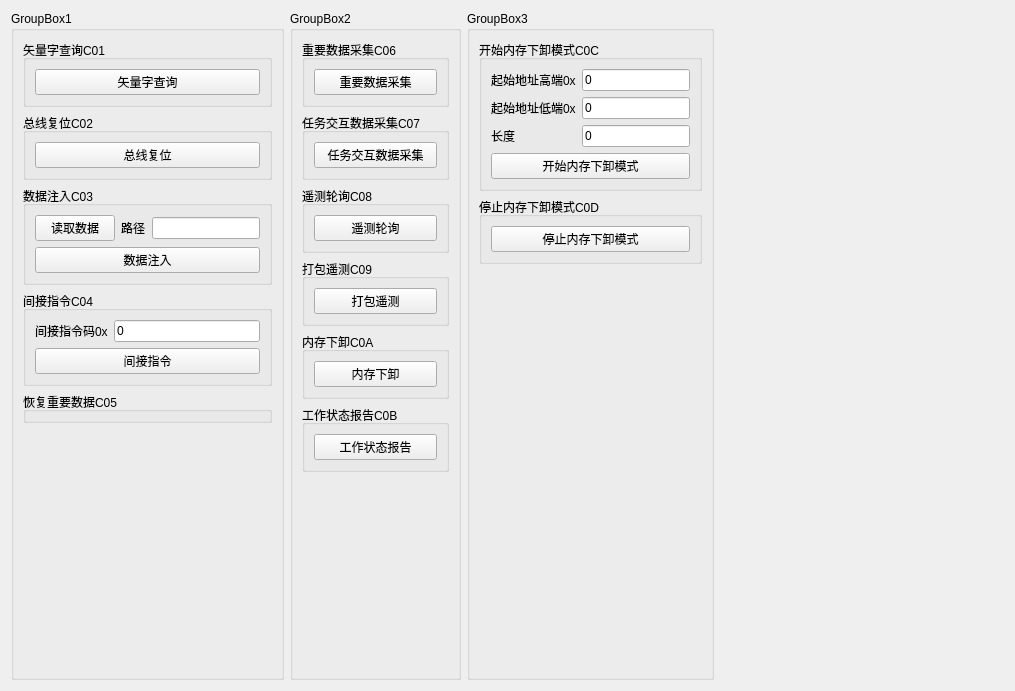
<?xml version="1.0" encoding="UTF-8"?>
<ui version="4.0">
 <class>sub1553_tccontrol_L</class>
 <widget class="QWidget" name="sub1553_tccontrol_L">
  <property name="geometry">
   <rect>
    <x>0</x>
    <y>0</y>
    <width>1015</width>
    <height>691</height>
   </rect>
  </property>
  <property name="windowTitle">
   <string>Form</string>
  </property>
  <layout class="QGridLayout" name="gridLayout">
   <item row="0" column="0">
    <widget class="QGroupBox" name="groupBox_6">
     <property name="title">
      <string>GroupBox1</string>
     </property>
     <layout class="QVBoxLayout" name="verticalLayout_4">
      <item>
       <widget class="QGroupBox" name="groupBox_2">
        <property name="title">
         <string>矢量字查询C01</string>
        </property>
        <layout class="QVBoxLayout" name="verticalLayout_2">
         <item>
          <widget class="QPushButton" name="pB_Vectorword">
           <property name="text">
            <string>矢量字查询</string>
           </property>
          </widget>
         </item>
        </layout>
       </widget>
      </item>
      <item>
       <widget class="QGroupBox" name="groupBox_3">
        <property name="title">
         <string>总线复位C02</string>
        </property>
        <layout class="QVBoxLayout" name="verticalLayout_3">
         <item>
          <widget class="QPushButton" name="pB_busrepos">
           <property name="text">
            <string>总线复位</string>
           </property>
          </widget>
         </item>
        </layout>
       </widget>
      </item>
      <item>
       <widget class="QGroupBox" name="groupBox_4">
        <property name="title">
         <string>数据注入C03</string>
        </property>
        <layout class="QVBoxLayout" name="verticalLayout_15">
         <item>
          <layout class="QHBoxLayout" name="horizontalLayout">
           <item>
            <widget class="QPushButton" name="pB_C03ReadFile">
             <property name="text">
              <string>读取数据</string>
             </property>
            </widget>
           </item>
           <item>
            <widget class="QLabel" name="label_5">
             <property name="text">
              <string>路径</string>
             </property>
            </widget>
           </item>
           <item>
            <widget class="QLineEdit" name="lineEdit_C03Filepath">
             <property name="sizePolicy">
              <sizepolicy hsizetype="Preferred" vsizetype="Fixed">
               <horstretch>0</horstretch>
               <verstretch>0</verstretch>
              </sizepolicy>
             </property>
            </widget>
           </item>
          </layout>
         </item>
         <item>
          <widget class="QPushButton" name="pushButton_C03">
           <property name="text">
            <string>数据注入</string>
           </property>
          </widget>
         </item>
        </layout>
       </widget>
      </item>
      <item>
       <widget class="QGroupBox" name="groupBox">
        <property name="title">
         <string>间接指令C04</string>
        </property>
        <layout class="QVBoxLayout" name="verticalLayout">
         <item>
          <layout class="QFormLayout" name="formLayout">
           <item row="0" column="0">
            <widget class="QLabel" name="label">
             <property name="text">
              <string>间接指令码0x</string>
             </property>
            </widget>
           </item>
           <item row="0" column="1">
            <widget class="QLineEdit" name="lineEdit_indirect">
             <property name="sizePolicy">
              <sizepolicy hsizetype="Preferred" vsizetype="Fixed">
               <horstretch>0</horstretch>
               <verstretch>0</verstretch>
              </sizepolicy>
             </property>
             <property name="text">
              <string>0</string>
             </property>
            </widget>
           </item>
          </layout>
         </item>
         <item>
          <widget class="QPushButton" name="pB_indirect_order">
           <property name="text">
            <string>间接指令</string>
           </property>
          </widget>
         </item>
        </layout>
       </widget>
      </item>
      <item>
       <widget class="QGroupBox" name="groupBox_5">
        <property name="title">
         <string>恢复重要数据C05</string>
        </property>
       </widget>
      </item>
      <item>
       <spacer name="verticalSpacer">
        <property name="orientation">
         <enum>Qt::Vertical</enum>
        </property>
        <property name="sizeHint" stdset="0">
         <size>
          <width>20</width>
          <height>40</height>
         </size>
        </property>
       </spacer>
      </item>
     </layout>
    </widget>
   </item>
   <item row="0" column="2">
    <widget class="QGroupBox" name="groupBox_16">
     <property name="title">
      <string>GroupBox3</string>
     </property>
     <layout class="QVBoxLayout" name="verticalLayout_14">
      <item>
       <widget class="QGroupBox" name="groupBox_13">
        <property name="title">
         <string>开始内存下卸模式C0C</string>
        </property>
        <layout class="QVBoxLayout" name="verticalLayout_11">
         <item>
          <layout class="QFormLayout" name="formLayout_2">
           <item row="0" column="0">
            <widget class="QLabel" name="label_2">
             <property name="text">
              <string>起始地址高端0x</string>
             </property>
            </widget>
           </item>
           <item row="0" column="1">
            <widget class="QLineEdit" name="lineEdit_addr_up">
             <property name="sizePolicy">
              <sizepolicy hsizetype="Preferred" vsizetype="Fixed">
               <horstretch>0</horstretch>
               <verstretch>0</verstretch>
              </sizepolicy>
             </property>
             <property name="text">
              <string>0</string>
             </property>
            </widget>
           </item>
           <item row="1" column="0">
            <widget class="QLabel" name="label_3">
             <property name="text">
              <string>起始地址低端0x</string>
             </property>
            </widget>
           </item>
           <item row="1" column="1">
            <widget class="QLineEdit" name="lineEdit_addr_down">
             <property name="sizePolicy">
              <sizepolicy hsizetype="Preferred" vsizetype="Fixed">
               <horstretch>0</horstretch>
               <verstretch>0</verstretch>
              </sizepolicy>
             </property>
             <property name="text">
              <string>0</string>
             </property>
            </widget>
           </item>
           <item row="2" column="1">
            <widget class="QLineEdit" name="lineEdit_0C_len">
             <property name="sizePolicy">
              <sizepolicy hsizetype="Preferred" vsizetype="Fixed">
               <horstretch>0</horstretch>
               <verstretch>0</verstretch>
              </sizepolicy>
             </property>
             <property name="text">
              <string>0</string>
             </property>
            </widget>
           </item>
           <item row="2" column="0">
            <widget class="QLabel" name="label_4">
             <property name="text">
              <string>长度</string>
             </property>
            </widget>
           </item>
          </layout>
         </item>
         <item>
          <widget class="QPushButton" name="pB_startMemory">
           <property name="text">
            <string>开始内存下卸模式</string>
           </property>
          </widget>
         </item>
        </layout>
       </widget>
      </item>
      <item>
       <widget class="QGroupBox" name="groupBox_14">
        <property name="title">
         <string>停止内存下卸模式C0D</string>
        </property>
        <layout class="QVBoxLayout" name="verticalLayout_12">
         <item>
          <widget class="QPushButton" name="pB_stopMemory">
           <property name="text">
            <string>停止内存下卸模式</string>
           </property>
          </widget>
         </item>
        </layout>
       </widget>
      </item>
      <item>
       <spacer name="verticalSpacer_3">
        <property name="orientation">
         <enum>Qt::Vertical</enum>
        </property>
        <property name="sizeHint" stdset="0">
         <size>
          <width>20</width>
          <height>40</height>
         </size>
        </property>
       </spacer>
      </item>
     </layout>
    </widget>
   </item>
   <item row="0" column="1">
    <widget class="QGroupBox" name="groupBox_15">
     <property name="title">
      <string>GroupBox2</string>
     </property>
     <layout class="QVBoxLayout" name="verticalLayout_13">
      <item>
       <widget class="QGroupBox" name="groupBox_7">
        <property name="title">
         <string>重要数据采集C06</string>
        </property>
        <layout class="QVBoxLayout" name="verticalLayout_5">
         <item>
          <widget class="QPushButton" name="pB_importdata">
           <property name="text">
            <string>重要数据采集</string>
           </property>
          </widget>
         </item>
        </layout>
       </widget>
      </item>
      <item>
       <widget class="QGroupBox" name="groupBox_8">
        <property name="title">
         <string>任务交互数据采集C07</string>
        </property>
        <layout class="QVBoxLayout" name="verticalLayout_6">
         <item>
          <widget class="QPushButton" name="pB_taskdata">
           <property name="text">
            <string>任务交互数据采集</string>
           </property>
          </widget>
         </item>
        </layout>
       </widget>
      </item>
      <item>
       <widget class="QGroupBox" name="groupBox_9">
        <property name="title">
         <string>遥测轮询C08</string>
        </property>
        <layout class="QVBoxLayout" name="verticalLayout_7">
         <item>
          <widget class="QPushButton" name="pB_ycpolling">
           <property name="text">
            <string>遥测轮询</string>
           </property>
          </widget>
         </item>
        </layout>
       </widget>
      </item>
      <item>
       <widget class="QGroupBox" name="groupBox_10">
        <property name="title">
         <string>打包遥测C09</string>
        </property>
        <layout class="QVBoxLayout" name="verticalLayout_8">
         <item>
          <widget class="QPushButton" name="pB_packyc">
           <property name="text">
            <string>打包遥测</string>
           </property>
          </widget>
         </item>
        </layout>
       </widget>
      </item>
      <item>
       <widget class="QGroupBox" name="groupBox_11">
        <property name="title">
         <string>内存下卸C0A</string>
        </property>
        <layout class="QVBoxLayout" name="verticalLayout_9">
         <item>
          <widget class="QPushButton" name="pB_memorydown">
           <property name="text">
            <string>内存下卸</string>
           </property>
          </widget>
         </item>
        </layout>
       </widget>
      </item>
      <item>
       <widget class="QGroupBox" name="groupBox_12">
        <property name="title">
         <string>工作状态报告C0B</string>
        </property>
        <layout class="QVBoxLayout" name="verticalLayout_10">
         <item>
          <widget class="QPushButton" name="pB_workstatus">
           <property name="text">
            <string>工作状态报告</string>
           </property>
          </widget>
         </item>
        </layout>
       </widget>
      </item>
      <item>
       <spacer name="verticalSpacer_2">
        <property name="orientation">
         <enum>Qt::Vertical</enum>
        </property>
        <property name="sizeHint" stdset="0">
         <size>
          <width>20</width>
          <height>40</height>
         </size>
        </property>
       </spacer>
      </item>
     </layout>
    </widget>
   </item>
   <item row="0" column="3">
    <spacer name="horizontalSpacer">
     <property name="orientation">
      <enum>Qt::Horizontal</enum>
     </property>
     <property name="sizeHint" stdset="0">
      <size>
       <width>40</width>
       <height>20</height>
      </size>
     </property>
    </spacer>
   </item>
  </layout>
 </widget>
 <resources/>
 <connections/>
</ui>
